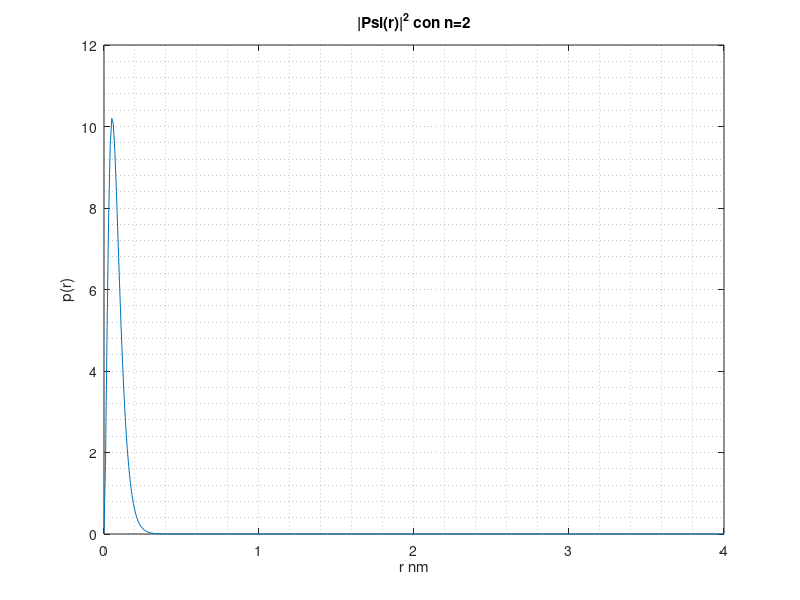

MATLAB code for this plot:
% Grafica Psi al cuadrado de r con n=2

a0 = 0.0529; %Constante Radio de Borh en nm

%Funcion de densidad de proba. 


r=[0:0.01:4];
R= (4/a0.^3)*(r.^2).*exp(-2*(r)/a0); 





figure;
plot(r,R)
grid minor on 
title('|Psi(r)|^2 con n=2') 
xlabel('r nm');
ylabel('p(r)');